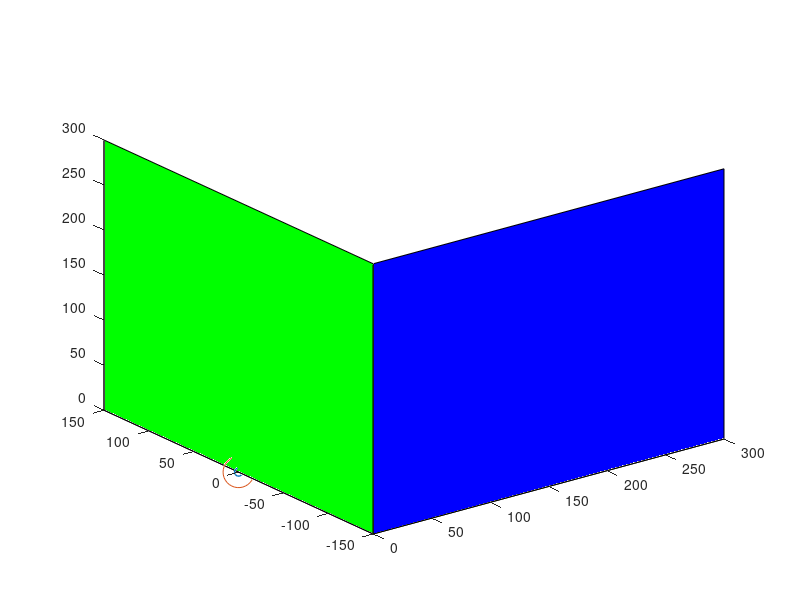

This chart was generated by the following MATLAB code: (Note: this script raises an error after producing the figure.)
% Fill this script in with your position tracking, force computation,
% and graphics for the virtual environment

close all

%% Run on hardware or simulation
hardwareFlag = false;

%% Plot end effector in environment
global qs % configuration (NOTE: This is only 3 angles now)
global posEE % position of end effectr

figClosed = 0;

qs = [0,0,0]; % initialize robot to zero pose
posEE = [0,0,0];  % initialize position of end effector

hold on; scatter3(0, 0, 0, 'kx', 'Linewidth', 1); % plot origin
h1 = scatter3(0, 0, 0, 500,'r.'); % plot end effector position
h2 = quiver3(0, 0, 0, 0, 0, 0, 'b'); % plot output force
if ~hardwareFlag
    h_fig = figure(1);
    set(h_fig, 'Name','Haptic environment: Close figure to quit.' ,'KeyPressFcn', @(h_obj, evt) keyPressFcn(h_obj, evt));
end

%% Create Environment here:
%%%%%%%%%%%%%%%%%%%%%%%%%%%%%%%%%%%%%%%%%%%%%%%%%%%%%%%%%%%%%%%%%%%%%%%%%%%
% Create static objects and interactive objects in their initial state

%% Create a flat box with the base of the robot situated at 0,0,0

% define a length of the size of the cube 
global s; 
s = 300; %if doesnt work do 1000
% define the points on our cube 
global p1;
p1 = [0,-s/2, s];
global p2 
p2 = [0,s/2, s]; 
global p3;
p3 = [s, s/2, s];
global p4;
p4 = [s,-s/2, s];
global p5;
p5 = [0,-s/2, 0];
global p6;
p6 = [0,s/2, 0];
global p7;
p7 = [s,s/2, 0];
global p8;
p8 = [s,-s/2, 0];

%Back wall  
xBackWall = [p1(1) p2(1) p6(1) p5(1)];
yBackWall = [p1(2) p2(2) p6(2) p5(2)];
zBackWall = [p1(3) p2(3) p6(3) p5(3)];
fill3(xBackWall, yBackWall, zBackWall, 'g');
hold on; 

%Left wall 
xLeftWall = [p1(1) p5(1) p8(1) p4(1)];
yLeftWall = [p1(2) p5(2) p8(2) p4(2)];
zLeftWall = [p1(3) p5(3) p8(3) p4(3)];
fill3(xLeftWall, yLeftWall, zLeftWall, 'b');
hold on; 

%Right Wall 
xRightWall = [p2(1) p3(1) p7(1) p6(1)];
yRightWall = [p2(2) p3(2) p7(2) p6(2)];
zRightWall = [p2(3) p3(3) p7(3) p6(3)];
fill3(xRightWall, yRightWall, zRightWall, 'o');
hold on; 

%Floor  
xFloor = [p5(1) p6(1) p7(1) p8(1)];
yFloor = [p5(2) p6(2) p7(2) p8(2)];
zFloor = [p5(3) p6(3) p7(3) p8(3)];
fill3(xFloor, yFloor, zFloor, 'y');
hold on; 

xlabel('x'); ylabel('y'); zlabel('z');  

%% Create button on the back wall 
%Create the cylinder 
global radCylinder;
global heightButton; 
radCylinder = s/10; 
xBase = 0; 
yBase = s/4; 
zBase = 3*s/4; 
heightButton = s/8; 
[X,Y,Z] = cylinder(radCylinder);
surf(Z*heightButton+xBase,Y+yBase,X+zBase,'FaceColor','red'); 
hold on; 

%Create a circular button head 
theta=-pi:0.01:pi;
z=zBase + radCylinder*cos(theta);
x=xBase + heightButton + zeros(1,numel(z)); 
y=yBase + radCylinder*sin(theta);
patch(x,y,z,'red');
hold on; 

%% Create a ball 
global radBall; 
radBall = s/10; 
x0Ball = s/2; 
y0Ball = 2*s/5; 
z0Ball = 2*s/5; 
[xSphere,ySphere,zSphere] = sphere(radBall); 
surf(xSphere*radBall+x0Ball,ySphere*radBall+y0Ball,zSphere*radBall+z0Ball,'FaceColor','m');
hold on; 

posOfBall = [x0Ball,y0Ball,z0Ball];

%% Black hole 
global x0Black; 
global y0Black; 
global z0Black; 
global radSphereBlack; 

% make the point 
x0Black = 0; 
y0Black = -s/4; 
z0Black = 3*s/4; 
scatter3(x0Black,y0Black,z0Black, s/15,'black');hold on; 

% create the sphere for the black hole 
radSphereBlack = s/10; 
posOfBlackHole = [x0Black, y0Black, z0Black];
[xSphereBlk,ySphereBlk,zSphereBlk] = sphere(radSphereBlack); 
surf(xSphereBlk*radSphereBlack+x0Black,ySphereBlk*radSphereBlack+y0Black,zSphereBlk*radSphereBlack+z0Black,'FaceAlpha',0.5,'FaceColor','c');
hold off;


%% Example of a flat plane
%hFloor = fill3([200 200 200 200], [-300 -300 300 300], [-300 300 300 -300], [0.7 0 0], 'facealpha', 0.3);
%%%%%%%%%%%%%%%%%%%%%%%%%%%%%%%%%%%%%%%%%%%%%%%%%%%%%%%%%%%%%%%%%%%%%%%%%%%

%% set camera properties
axis([-s s -s*1 s*1 -s*1 s*1]);
view([75,30]);

i = 0; frameSkip = 3; % plotting variable - set how often plot updates

% define currPos and a prevSmoothVelocity so that we can find the velocity 
currPos = 0; 
prevSmoothVelocity = [0,0,0]; 

%% Star the control loop 
while(1)
    %% start a timer to measure the control loop 
    tic; 
    
    %% Read potentiometer values, convert to angles and end effector location
    if hardwareFlag
        qs = lynxGetAngles();
    end
    
    %% Calculate current end effector position
    %%%%%%%%%%%%%%%%%%%%%%%%%%%%%%%%%%%%%%%%%%%%%%%%%%%%%%%%%%%%%%%%%%%%%%%
    currPos = computeEEposition();
    %%%%%%%%%%%%%%%%%%%%%%%%%%%%%%%%%%%%%%%%%%%%%%%%%%%%%%%%%%%%%%%%%%%%%%%
    
    %% Calculate the velocity using exponential moving average 
    distance = (currPos - posEE); 
    weight = 0.90; 
    currentRawVelocity = distance/toc;
    velocity = weight * currentRawVelocity + (1-weight) * prevSmoothVelocity; 
    
    % set the global pos of the EE to the current position 
    posEE = currPos; 
    
    % set the previous smooth velocity of the current velocity 
    prevSmoothVelocity = velocity; 
    
    %% Calculate desired force based on current end effector position
    % Check for collisions with objects in the environment and compute the total force on the end effector
    %%%%%%%%%%%%%%%%%%%%%%%%%%%%%%%%%%%%%%%%%%%%%%%%%%%%%%%%%%%%%%%%%%%%%%%
    F = computeForces(posEE,velocity,posOfBall);
    %%%%%%%%%%%%%%%%%%%%%%%%%%%%%%%%%%%%%%%%%%%%%%%%%%%%%%%%%%%%%%%%%%%%%%%
    
    %% Plot Environment
    if i == 0
        figClosed = drawLynx(h1, h2, F);
        
        %%%%%%%%%%%%%%%%%%%%%%%%%%%%%%%%%%%%%%%%%%%%%%%%%%%%%%%%%%%%%%%%%%%%%%%
        % Set handles for interactive objects you make here
        
        %%%%%%%%%%%%%%%%%%%%%%%%%%%%%%%%%%%%%%%%%%%%%%%%%%%%%%%%%%%%%%%%%%%%%%%
		
        drawnow
    end
    
    %%%%%%%%%%%%%%%%%%%%%%%%%%%%%%%%%%%%%%%%%%%%%%%%%%%%%%%%%%%%
    %% Compute torques from forces and convert to currents for servos
    Tau = computeTorques(F);
    %%%%%%%%%%%%%%%%%%%%%%%%%%%%%%%%%%%%%%%%%%%%%%%%%%%%%%%%%%%%
    
    if hardwareFlag
        if figClosed % quit by closing the figure
            lynxDCTorquePhysical(0,0,0,0,0,0);
            return;
        else
            currents = torquesToCurrents(Tau);
            lynxDCTorquePhysical(currents(1),currents(2),currents(3),0,0,0);
        end
    end
    
    if (figClosed) % quit by closing the figure
        return;
    end
    
    %% Debugging
    %[posEE, qs, F', Tau']
    i = mod(i+1, frameSkip);
end